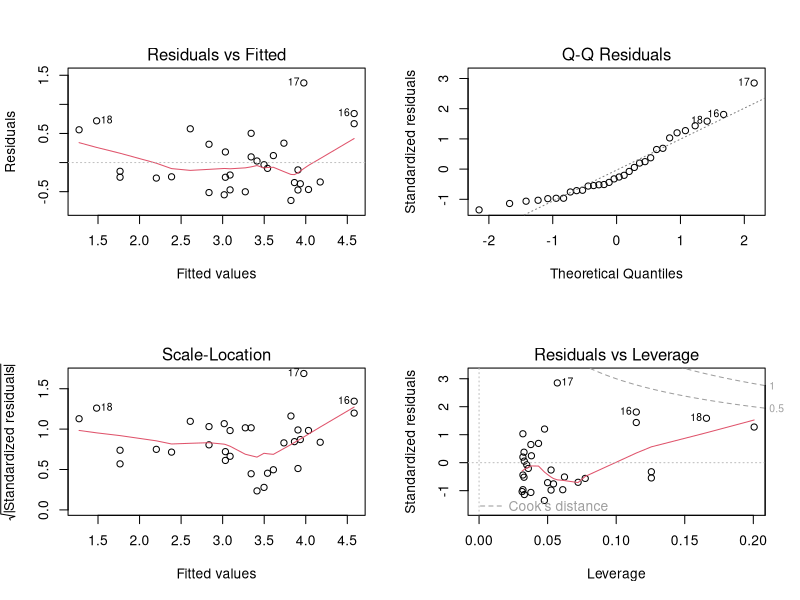
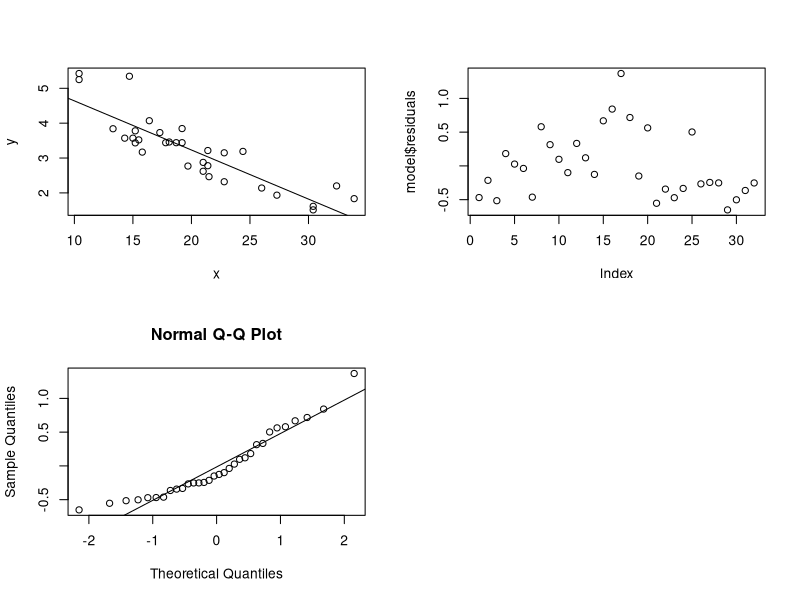

Reproduce these figures in R, in order.
## ---- chunk 1
# Installation of packages (usually needed)
# install.packages("ggplot2")
# install.packages("dplyr")
# install.packages("ggpubr")
# install.packages("corrplot")

# Loading of packages
library(ggplot2)
library(dplyr)
library(ggpubr)
library(corrplot)
library(stats)
## ---- chunk 2
data("iris")
# We need to create an array of our variable for Sepal.Length:
x <- iris$Sepal.Length
## ---- chunk 3
summary(iris)
## ---- chunk 4
# Frequency table for the categorical variable
freq_table <- table(iris$Species)
freq_table
## ---- chunk 5
# Pearson correlation test
pearson_res <- cor.test(mtcars$mpg, mtcars$wt, method = "pearson")
pearson_res
## ---- chunk 6
# Spearman correlation test
spearman_res <- cor.test(mtcars$mpg, mtcars$wt, method = "spearman")
spearman_res

# Kendall correlation test
kendall_res <- cor.test(mtcars$mpg, mtcars$wt, method = "kendall")
kendall_res
## ---- chunk 7
x <- mtcars$mpg
y <- mtcars$wt

model = lm(y ~ x)
summary(model)
## ---- chunk 8
par(mfrow = c(2, 2))
plot(model)
## ---- chunk 9
plot(x, y)
abline(model)
## ---- chunk 10
plot(model$residuals)
## ---- chunk 11
qqnorm(model$residuals)
qqline(model$residuals)
